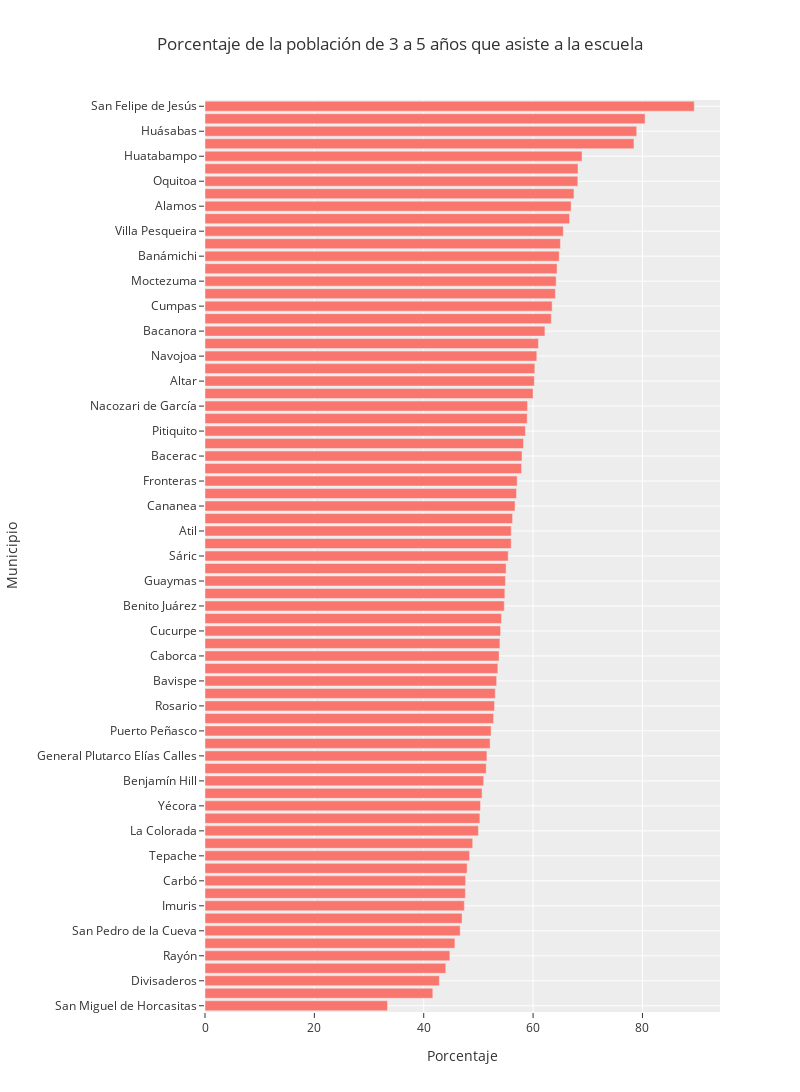

This figure's notebook cell:
### Code cell
fig = px.bar(dff, x="2020", y="desc_municipio", orientation='h', width=800, height=1280, template='ggplot2',
                labels={'desc_municipio':'Municipio',
                '2020': 'Porcentaje'},
                title='Porcentaje de la población de 3 a 5 años que asiste a la escuela')
fig.show()

### Figure 1 — Plotly figure (JSON) as saved in the notebook; plotly's stock layout.template omitted (floating-point values rounded to 4 significant figures)
{"data": [{"alignmentgroup": "True", "hovertemplate": "Porcentaje=%{x}<br>Municipio=%{y}<extra></extra>", "legendgroup": "", "marker": {"color": "#F8766D", "pattern": {"shape": ""}}, "name": "", "offsetgroup": "", "orientation": "h", "showlegend": false, "textposition": "auto", "type": "bar", "x": [33.38, 41.66, 42.86, 44.03, 44.78, 45.7, 46.67, 47.01, 47.43, 47.62, 47.66, 47.94, 48.39, 48.95, 50, 50.27, 50.38, 50.67, 50.97, 51.43, 51.55, 52.14, 52.32, 52.78, 52.94, 53.09, 53.33, 53.55, 53.78, 53.93, 54.05, 54.22, 54.73, 54.84, 54.94, 55.07, 55.45, 56, 56, 56.25, 56.69, 56.97, 57.09, 57.89, 57.97, 58.25, 58.6, 58.93, 58.99, 60, 60.23, 60.32, 60.68, 60.98, 62.16, 63.33, 63.49, 64.08, 64.22, 64.38, 64.77, 65, 65.52, 66.67, 66.95, 67.48, 68.18, 68.22, 68.95, 78.45, 78.95, 80.49, 89.47], "xaxis": "x", "y": ["San Miguel de Horcasitas", "San Luis Río Colorado", "Divisaderos", "Nogales", "Rayón", "Empalme", "San Pedro de la Cueva", "Agua Prieta", "Imuris", "Santa Cruz", "Carbó", "Naco", "Tepache", "Magdalena", "La Colorada", "Bácum", "Yécora", "Trincheras", "Benjamín Hill", "Mazatán", "General Plutarco Elías Calles", "Santa Ana", "Puerto Peñasco", "Granados", "Rosario", "Nácori Chico", "Bavispe", "San Ignacio Río Muerto", "Caborca", "Estatal", "Cucurpe", "Quiriego", "Benito Juárez", "San Javier", "Guaymas", "Cajeme", "Sáric", "Opodepe", "Atil", "Arivechi", "Cananea", "Hermosillo", "Fronteras", "Tubutama", "Bacerac", "Ures", "Pitiquito", "Huachinera", "Nacozari de García", "Bacadéhuachi", "Altar", "Bacoachi", "Navojoa", "Suaqui Grande", "Bacanora", "Villa Hidalgo", "Cumpas", "Arizpe", "Moctezuma", "Soyopa", "Banámichi", "Onavas", "Villa Pesqueira", "Sahuaripa", "Alamos", "Etchojoa", "Oquitoa", "Baviácora", "Huatabampo", "Aconchi", "Huásabas", "Huépac", "San Felipe de Jesús"], "yaxis": "y"}], "layout": {"barmode": "relative", "height": 1280, "legend": {"tracegroupgap": 0}, "title": {"text": "Porcentaje de la población de 3 a 5 años que asiste a la escuela"}, "width": 800, "xaxis": {"anchor": "y", "domain": [0, 1], "title": {"text": "Porcentaje"}}, "yaxis": {"anchor": "x", "domain": [0, 1], "title": {"text": "Municipio"}}}}
